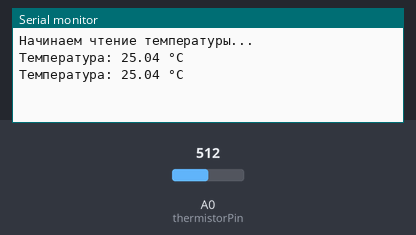
Simulated run of this sketch. Board: Arduino Uno, built with avr-gcc and run on an emulated ATmega328P. On the bench: the last lines printed to the serial monitor. Inputs (shaded band) come from the test bench; at power-on: A0 (thermistorPin) = 512.

Above: at 1.8 s.
1.9 s: A0 (thermistorPin) set to 716
At 2.8 s:
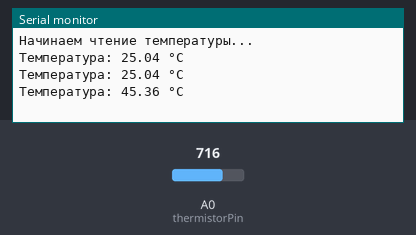
3.4 s: A0 (thermistorPin) set to 900
At 4.4 s:
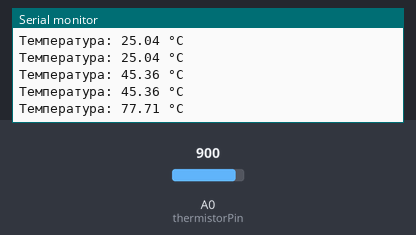
Timing chart, 0 to 6.4 s (numbered marks = the images above; inputs shaded):
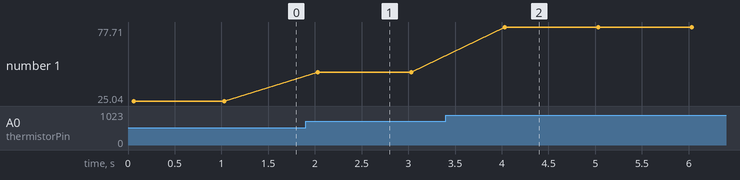

The sketch:

____________NTC.ino
```cpp
// Пин для подключения термистора
const int thermistorPin = A0;

// Параметры термистора (стандартные для 10кОм термистора)
const int nominalResistance = 10000;  // 10 кОм при 25°C
const int nominalTemp = 25;           // 25°C
const int bCoefficient = 3950;        // Бета-коэффициент
const int seriesResistor = 10000;     // Сопротивление резистора - 10 кОм

// Функция для чтения температуры
float readTemperature() {
  // Читаем сырое значение с аналогового пина
  int rawValue = analogRead(thermistorPin);

  // Рассчитываем сопротивление термистора
  float resistance = (1023.0 / rawValue - 1.0) * seriesResistor;

  // Рассчитываем температуру по формуле Стейнхарта-Харта
  float temp;
  temp = resistance / nominalResistance;     // R/R0
  temp = log(temp);                          // ln(R/R0)
  temp /= bCoefficient;                      // 1/B * ln(R/R0)
  temp += 1.0 / (nominalTemp + 273.15);     // + 1/T0
  temp = 1.0 / temp;                         // Инвертируем
  temp -= 273.15;                            // В Цельсии

  return temp;
}

void setup() {
  Serial.begin(9600);
  Serial.println("Начинаем чтение температуры...");
}

void loop() {
  // Читаем температуру
  float temperature = readTemperature();

  // Выводим в Serial Monitor
  Serial.print("Температура: ");
  Serial.print(temperature);
  Serial.println(" °C");

  delay(1000); // Ждем 1 секунду
}
```

Measured:
- after the input at 1.9 s, the serial monitor: prints a new line after 0.13 s (image 1)
- after the input at 3.4 s, the serial monitor: prints a new line after 0.63 s (image 2)
- plotted number 1: 25.04 → 45.36 after the input at 1.9 s, 45.36 → 77.71 after the input at 3.4 s
